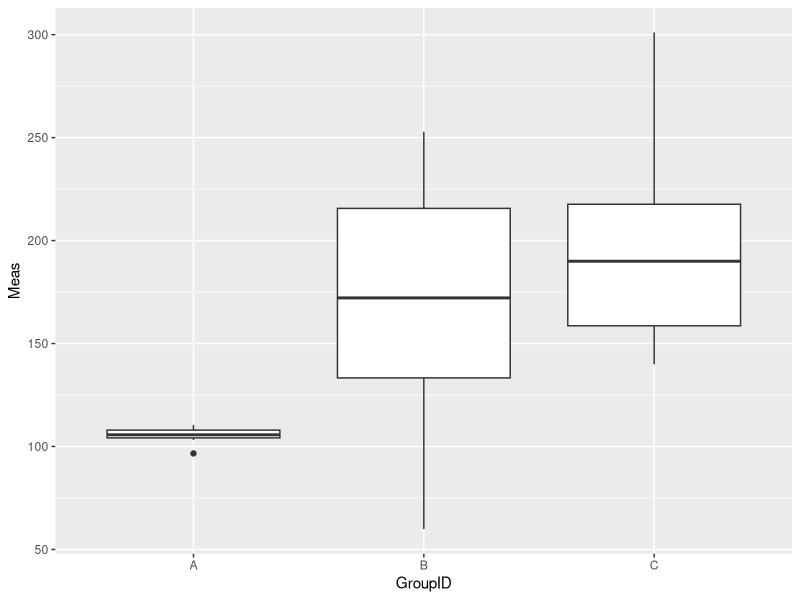
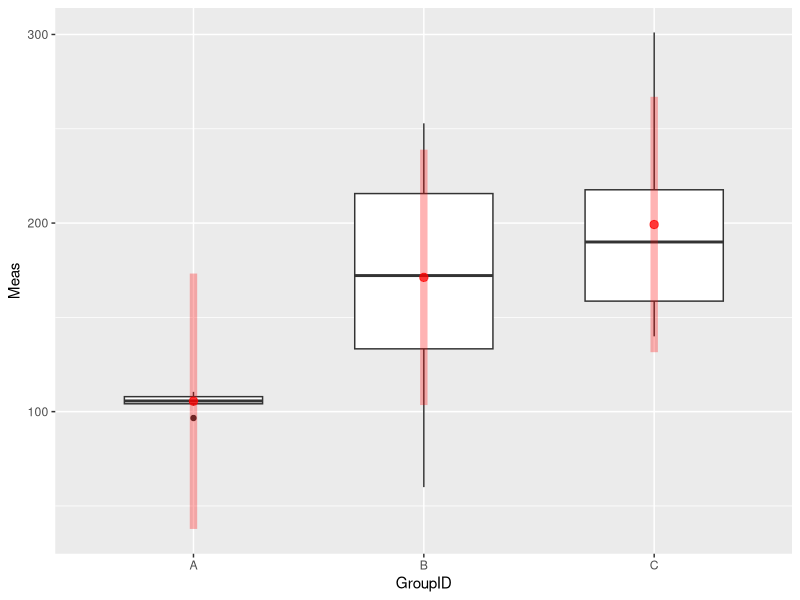
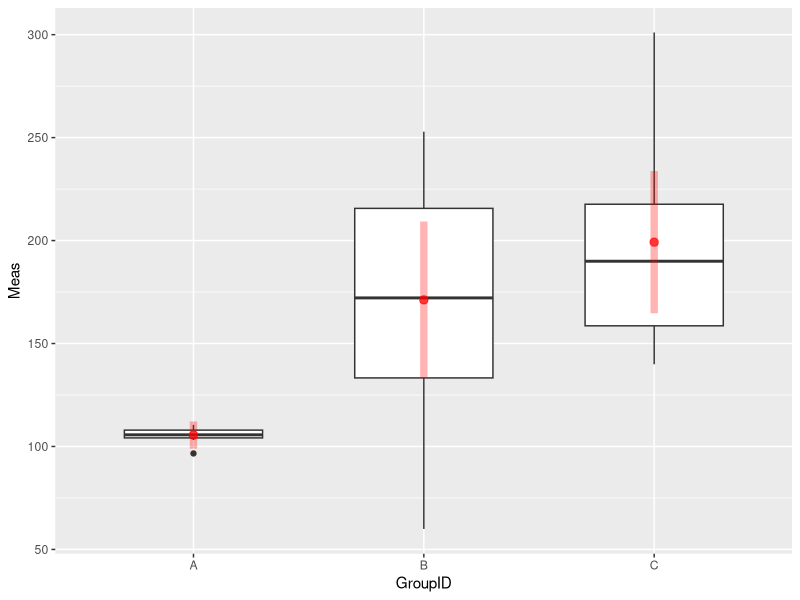
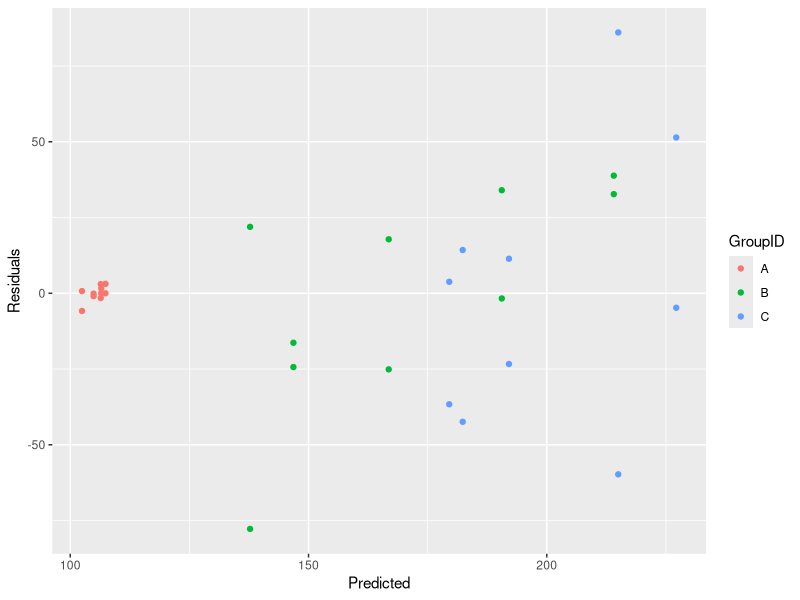
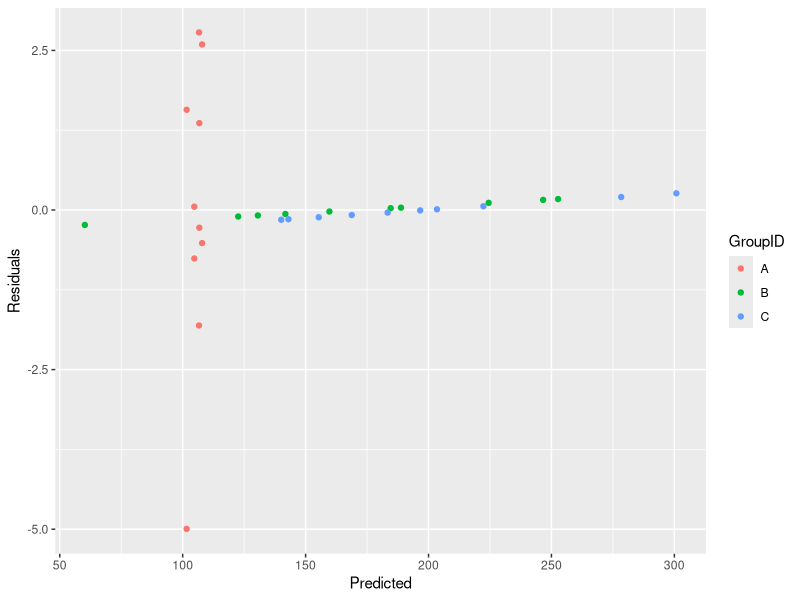
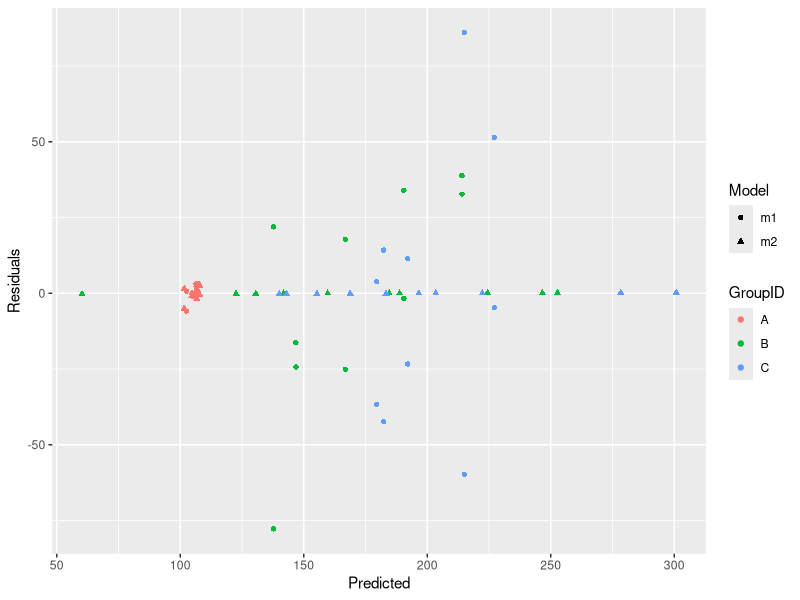

Write the R code that produced these figures, in order.
## ---- chunk 1
library(lmerTest)
library(ggplot2)
library(tidyr)
library(dplyr)
## ---- chunk 2
# There are three levels in my fixed effect
groups = c('A','B','C')

# Each level has its own mean
means = rep(c(100,150,200), each = 10)

# Levels' standard deviations vary wildly
sds = rep(c(4,65,70), each = 10)

# Individuals are nested within group, and each is present twice
indivs = rep(1:15,each = 2)

# The effect of individual on mean
re = rnorm(15,5,5)
means = means + rep(re,each = 2)

# Simulate the data
df = data.frame(GroupID = rep(groups, each = 10),
				Meas = rnorm(30,mean = means, sd = sds),
				Indiv = factor(indivs))
## ---- chunk 3
p = ggplot(df, aes(x = GroupID, y = Meas)) +
	geom_boxplot()
p
## ---- chunk 4
m1 = lmer(Meas ~ GroupID + (1|Indiv),df)
## ---- chunk 5
# Set up dummy variables for the two groups
df$DM1 = factor(ifelse(df$GroupID == 'B',1,0))
df$DM2 = factor(ifelse(df$GroupID == 'C',1,0))

# (equivalently:)
df$DM1 = dummy(df$GroupID,"B")
df$DM2 = dummy(df$GroupID,"C")

df$obs = factor(seq(nrow(df)))


# model
m2 = lmer(Meas ~ GroupID + (1|Indiv) + 
			## Deal with residual variance in B and C
			(0 + DM1|obs) + (0 + DM2|obs),
			df,
			## Stop lmer complaining
			control=lmerControl(check.nobs.vs.nRE="ignore",
								check.nobs.vs.nlev="ignore"))

# look
summary(m1)
summary(m2)
## ---- chunk 6
# First Model
preddf1 = expand.grid(GroupID = groups)
preddf1$Meas = predict(m1,preddf1,re.form=NA)
mm1 = model.matrix(terms(m1),preddf1)
pvar1 = diag(mm1 %*% tcrossprod(vcov(m1),mm1))
tvar1 = pvar1 + VarCorr(m1)$Indiv[1]
cmult = 1.96
preddf1 = data.frame(preddf1,
					 plo = preddf1$Meas - cmult*sqrt(pvar1),
					 phi = preddf1$Meas + cmult*sqrt(pvar1),
					 tlo = preddf1$Meas - cmult*sqrt(tvar1),
					 thi = preddf1$Meas + cmult*sqrt(tvar1))

# Second Model
preddf2 = expand.grid(GroupID = groups)
preddf2$Meas = predict(m2,preddf2,re.form=NA)
mm2 = model.matrix(terms(m2),preddf2)
pvar2 = diag(mm2 %*% tcrossprod(vcov(m2),mm2))
tvar2 = pvar2 + VarCorr(m2)$Indiv[1]
cmult = 1.96
preddf2 = data.frame(preddf2,
					 plo = preddf2$Meas - cmult*sqrt(pvar2),
					 phi = preddf2$Meas + cmult*sqrt(pvar2),
					 tlo = preddf2$Meas - cmult*sqrt(tvar2),
					 thi = preddf2$Meas + cmult*sqrt(tvar2))
preddf1
preddf2
## ---- chunk 7
p1 = ggplot(df, aes(x = GroupID, y = Meas)) +
	geom_boxplot(width = 0.6, position = position_dodge(width = 0.75)) +
	geom_linerange(data = preddf1, 
				   mapping = aes(x = GroupID,
				   					ymin = tlo,
				   			  		ymax = thi),
					inherit.aes = FALSE,
					position = position_dodge(width = 0.75),
					size = 2.5,
					colour = 'red',
					alpha = 0.3) +
	geom_point(data = preddf1,
				mapping = aes(x = GroupID,
								y = Meas),
				position = position_dodge(width = 0.75),
				size = 2.5,
				alpha = 0.7,
				colour = 'red')
p1

p2 = ggplot(df, aes(x = GroupID, y = Meas)) +
	geom_boxplot(width = 0.6, position = position_dodge(width = 0.75)) +
	geom_linerange(data = preddf2, 
				   mapping = aes(x = GroupID,
				   					ymin = tlo,
				   			  		ymax = thi),
					inherit.aes = FALSE,
					position = position_dodge(width = 0.75),
					size = 2.5,
					colour = 'red',
					alpha = 0.3) +
	geom_point(data = preddf2,
				mapping = aes(x = GroupID,
								y = Meas),
				position = position_dodge(width = 0.75),
				size = 2.5,
				alpha = 0.7,
				colour = 'red')
p2
## ---- chunk 8
predred1 = data.frame(Predicted = predict(m1),
					  Residuals = resid(m1))
predred1 = data.frame(predred1,df)

p1 = ggplot(predred1, aes(x = Predicted, y = Residuals, colour = GroupID)) +
	geom_point() 

p1

predred2 = data.frame(Predicted = predict(m2),
					  Residuals = resid(m2))
predred2 = data.frame(predred2,df)

p2 = ggplot(predred2, aes(x = Predicted, y = Residuals, colour = GroupID)) +
	geom_point() 

p2

predred = rbind(predred1,predred2)
predred$Model = rep(c('m1','m2'), each = nrow(predred1))

p = ggplot(predred, aes(x = Predicted, y = Residuals,
						shape = Model, colour = GroupID)) + geom_point()
p

predred %>% group_by(GroupID,Model) %>%
	summarize(Mean = mean(Predicted))
